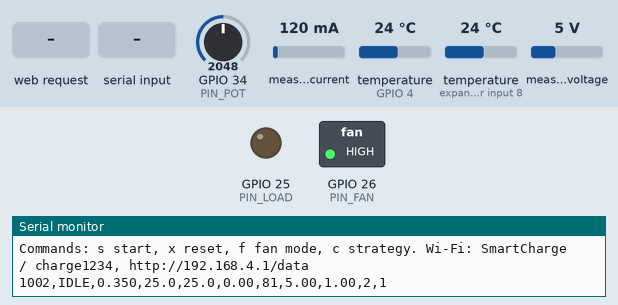
Recording of a sketch running on a simulated ESP32. Shown: switched loads named in the sketch (green lamp = pin HIGH), output pins drawn as LEDs (lit = HIGH), the last lines printed to the serial monitor. The inputs (shaded band) are chosen by the test bench; at power-on: temperature (sensors on GPIO 4, expander input 8) 24 °C, GPIO 34 (PIN_POT) = 2048, measured current 120 mA, measured voltage 5 V.

Above: at 1.2 s.
1.3 s: temperature (sensor on GPIO 4) set to 31.4 °C
3.3 s: temperature (sensor on GPIO 4) set to 32.6 °C
At 4.1 s:
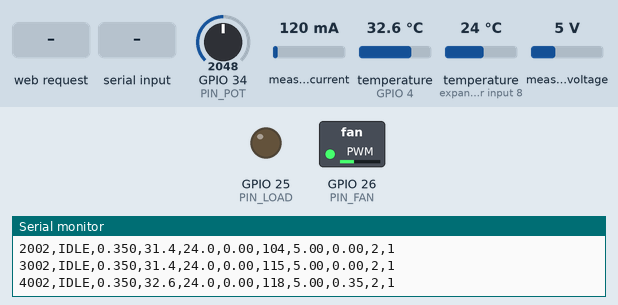
5.3 s: HTTP request GET /cmd?s=0 received
At 6.6 s:
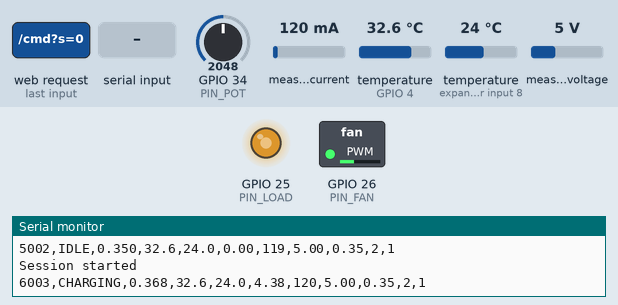
6.9 s: "c" received over Serial
At 7.9 s:
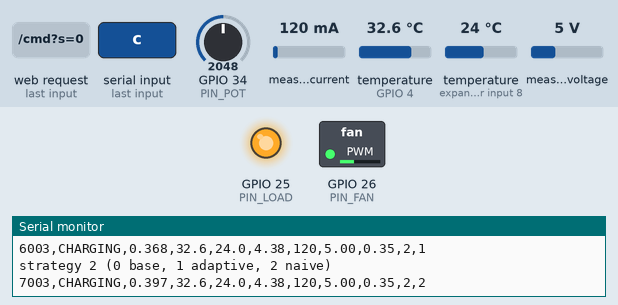
8.5 s: "f" received over Serial
At 9.2 s:
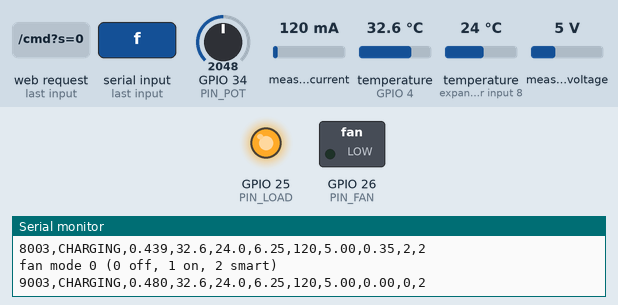
10.1 s: HTTP request GET /cmd?f=1 received
At 11.6 s:
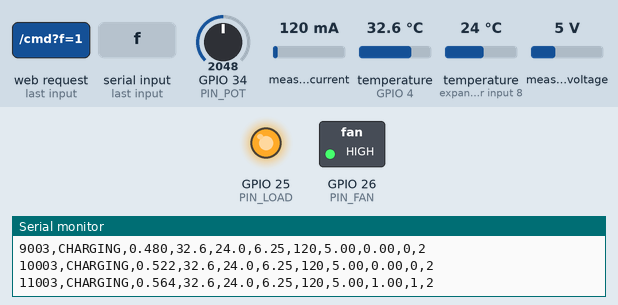
Timing chart, 0 to 18.1 s (numbered marks = the images above; inputs shaded):
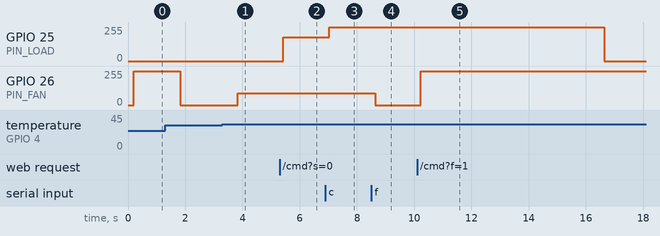

Measured:
- the behaviour switches between 32 and 32.1 °C on temperature (sensor on GPIO 4) (found by bisection; images 0 and 1)
- after the input at 3.3 s, GPIO 26 (PIN_FAN): 0/255 → 89/255 after 0.53 s
- after the input at 5.3 s, GPIO 25 (PIN_LOAD): 0/255 → 177/255 after 0.13 s
- after the input at 6.9 s, GPIO 25 (PIN_LOAD): 177/255 → 255/255 after 0.13 s
- after the input at 8.5 s, GPIO 26 (PIN_FAN): 89/255 → 0/255 after 0.13 s
- after the input at 10.1 s, GPIO 26 (PIN_FAN): 0/255 → 255/255 after 0.14 s

The sketch:

smartcharger_rig.ino
```cpp
// SmartCharge rig: low-voltage EV-charger prototype on an ESP32. NO real battery is charged.
// A power resistor (load) stands in for the heat of fast charging. The ESP32 picks a charging
// current from an emulated battery (pot = start SOC), drives the load with PWM, measures it with
// the INA219, reads temperature with DS18B20 sensors and runs a smart cooling fan.
//
// Libraries (Arduino Library Manager): OneWire, DallasTemperature, Adafruit INA219 (and its dependencies).
// Board: "ESP32 Dev Module" (esp32 by Espressif). Works with core 2.x and 3.x.
// NOT yet tested on hardware: test each part alone first (see hardware/wiring.md).
#include <Arduino.h>
#include <Wire.h>
#include <WiFi.h>
#include <WebServer.h>
#include <OneWire.h>
#include <DallasTemperature.h>
#include <Adafruit_INA219.h>

// ---------- pins ----------
const int PIN_ONEWIRE = 4;    // DS18B20 data (4.7k pull-up to 3.3V)
const int PIN_POT     = 34;   // emulated battery start SOC
const int PIN_PIR     = 27;   // "vehicle arrived" sensor
const int PIN_LOAD    = 25;   // MOSFET 1 gate: resistor load (charging power)
const int PIN_FAN     = 26;   // MOSFET 2 gate: cooling fan
// I2C for INA219: SDA 21, SCL 22

// ---------- PWM (works on core 2.x and 3.x) ----------
const int PWM_FREQ = 20000, PWM_BITS = 8, PWM_MAX = 255, CH_LOAD = 0, CH_FAN = 1;
#if defined(ESP_ARDUINO_VERSION_MAJOR) && ESP_ARDUINO_VERSION_MAJOR >= 3
  #define PWM_SETUP(pin, ch) ledcAttach(pin, PWM_FREQ, PWM_BITS)
  #define PWM_OUT(pin, ch, v) ledcWrite(pin, v)
#else
  #define PWM_SETUP(pin, ch) do { ledcSetup(ch, PWM_FREQ, PWM_BITS); ledcAttachPin(pin, ch); } while (0)
  #define PWM_OUT(pin, ch, v) ledcWrite(ch, v)
#endif

// ---------- virtual cell (same numbers as the Python model) ----------
const float CAP_AH = 2.5, R0 = 0.06, V_MAX = 4.2;
const float C_MAX_RATE = 2.5;                    // highest C-rate = 100% PWM
const float MAX_CMD_A = C_MAX_RATE * CAP_AH;     // 6.25 A virtual cell current at full PWM
const float SOC_END = 0.80;
const float TIMESCALE = 60.0;                    // 1 real second = 60 simulated seconds of charging

// ---------- thresholds (lower them for a cool room so the demo reacts) ----------
float T_WARN = 38.0, T_STOP = 45.0;              // derate above T_WARN, stop above T_STOP
float T_FAN_ON = 32.0, T_FAN_FULL = 40.0;        // smart fan ramp
const float FAN_W_MAX = 1.0;                     // watts at 100% duty (measure your fan)

enum State { IDLE, CHARGING, DONE, SAFETY };
const char* STATE_NAMES[] = {"IDLE", "CHARGING", "DONE", "SAFETY_STOP"};
State state = IDLE;
int fanMode = 2;                                 // 0 off, 1 always on, 2 smart
int strat = 1;                                   // 0 baseline 1C, 1 adaptive, 2 naive 2.5C

OneWire oneWire(PIN_ONEWIRE);
DallasTemperature sensors(&oneWire);
Adafruit_INA219 ina;
WebServer server(80);

float socSim = 0.4, cmdA = 0, fanDuty = 0, tHot = 25, tAir = 25, busV = 0, loadmA = 0, fanWh = 0, potSoc = 0.4;
bool tHotValid = false, inaOk = false;
uint32_t pirReadyAt = 0, sessionStart = 0;

// ---------- model ----------
float ocv(float s) { return 3.0 + 1.2 * s - 0.15 * expf(-12.0 * s) + 0.1 * s * s * s; }

float adaptiveCurrent(float soc, float T, float v) {
  float c;
  if (soc < 0.30) c = C_MAX_RATE; else if (soc < 0.60) c = C_MAX_RATE * 0.7; else if (soc < 0.80) c = C_MAX_RATE * 0.4; else c = 0.15;
  if (T > T_STOP) return 0;
  if (T > T_WARN) c *= (T_STOP - T) / (T_STOP - T_WARN);
  if (T < 10) c = fminf(c, 0.2f);
  if (v >= V_MAX) c *= 0.5;
  return c * CAP_AH;
}

float chooseCurrent() {
  float v = ocv(socSim);
  if (strat == 0) return (socSim < SOC_END) ? 1.0 * CAP_AH : 0;
  if (strat == 2) return (socSim < SOC_END) ? C_MAX_RATE * CAP_AH : 0;
  return adaptiveCurrent(socSim, tHot, v);
}

float chooseFan(bool tempOk) {
  if (fanMode == 0) return 0;
  if (fanMode == 1) return 1;
  if (!tempOk || state == SAFETY) return 1;
  float d = constrain((tHot - T_FAN_ON) / (T_FAN_FULL - T_FAN_ON), 0.0f, 1.0f);
  if (d > 0 && d < 0.35f) d = 0.35f;             // fans stall at very low duty
  return d;
}

// ---------- sensors ----------
void tempTask() {
  static uint32_t tReq = 0; static bool pending = false;
  uint32_t now = millis();
  if (!pending && now - tReq >= 1000) { sensors.requestTemperatures(); tReq = now; pending = true; }
  else if (pending && now - tReq >= 800) {
    float a = sensors.getTempCByIndex(0), b = sensors.getTempCByIndex(1);
    tHotValid = (a > -100 && a < 125);
    if (tHotValid) tHot = a;
    tAir = (b > -100 && b < 125) ? b : tHot;
    pending = false;
  }
}

void startSession() {
  if (!tHotValid) { Serial.println("Cannot start: no temperature reading"); return; }
  socSim = fmaxf(0.05f, potSoc); fanWh = 0; sessionStart = millis(); state = CHARGING;
  Serial.println("Session started");
}

void controlStep(float dt) {
  potSoc = fminf(0.70f, analogRead(PIN_POT) / 4095.0f * 0.70f);   // pot: 0..70% start SOC
  bool tempOk = tHotValid && tHot < 125;
  if (state == IDLE) {
    cmdA = 0; socSim = potSoc;
    if (millis() > pirReadyAt && digitalRead(PIN_PIR) == HIGH) startSession();
  } else if (state == CHARGING) {
    if (!tempOk || tHot > T_STOP) { state = SAFETY; cmdA = 0; }
    else {
      cmdA = fminf(chooseCurrent(), MAX_CMD_A);
      socSim += cmdA * dt * TIMESCALE / (3600.0f * CAP_AH);
      if (socSim >= SOC_END) { socSim = SOC_END; state = DONE; cmdA = 0; }
    }
  } else if (state == SAFETY) {
    cmdA = 0;
    if (tempOk && tHot < T_STOP - 5) state = CHARGING;
  } else { cmdA = 0; }

  fanDuty = chooseFan(tempOk);
  fanWh += FAN_W_MAX * fanDuty * dt / 3600.0f;
  PWM_OUT(PIN_LOAD, CH_LOAD, (int)(constrain(cmdA / MAX_CMD_A, 0.0f, 1.0f) * PWM_MAX));
  PWM_OUT(PIN_FAN, CH_FAN, (int)(fanDuty * PWM_MAX));
  if (inaOk) { busV = ina.getBusVoltage_V(); loadmA = 0.8f * loadmA + 0.2f * ina.getCurrent_mA(); }
}

// ---------- reporting ----------
String jsonData() {
  float vv = fminf(V_MAX, ocv(socSim) + cmdA * R0);
  char b[320];
  snprintf(b, sizeof(b),
    "{\"soc\":%.3f,\"temp\":%.1f,\"current\":%.2f,\"volt\":%.2f,\"air\":%.1f,\"fan\":%.2f,\"load_mA\":%.0f,\"bus_V\":%.2f,\"fan_Wh\":%.3f,\"state\":\"%s\",\"fan_mode\":%d,\"strategy\":%d}",
    socSim, tHot, cmdA, vv, tAir, fanDuty, loadmA, busV, fanWh, STATE_NAMES[state], fanMode, strat);
  return String(b);
}

void handleCmd() {
  if (server.hasArg("s")) startSession();
  if (server.hasArg("x")) { state = IDLE; cmdA = 0; }
  if (server.hasArg("f")) fanMode = (fanMode + 1) % 3;
  if (server.hasArg("c")) strat = (strat + 1) % 3;
  server.sendHeader("Access-Control-Allow-Origin", "*");
  server.send(200, "application/json", jsonData());
}

void handleSerial() {
  while (Serial.available()) {
    char ch = Serial.read();
    if (ch == 's') startSession();
    else if (ch == 'x') { state = IDLE; cmdA = 0; }
    else if (ch == 'f') { fanMode = (fanMode + 1) % 3; Serial.printf("fan mode %d (0 off, 1 on, 2 smart)\n", fanMode); }
    else if (ch == 'c') { strat = (strat + 1) % 3; Serial.printf("strategy %d (0 base, 1 adaptive, 2 naive)\n", strat); }
  }
}

void setup() {
  Serial.begin(115200);
  pinMode(PIN_PIR, INPUT);
  PWM_SETUP(PIN_LOAD, CH_LOAD); PWM_SETUP(PIN_FAN, CH_FAN);
  PWM_OUT(PIN_LOAD, CH_LOAD, 0); PWM_OUT(PIN_FAN, CH_FAN, 0);
  Wire.begin(21, 22);
  inaOk = ina.begin();
  if (inaOk) ina.setCalibration_32V_2A(); else Serial.println("INA219 not found: check wiring");
  sensors.begin(); sensors.setWaitForConversion(false);
  Serial.printf("DS18B20 sensors found: %d\n", sensors.getDeviceCount());
  WiFi.softAP("SmartCharge", "charge1234");
  server.on("/", []() { server.send(200, "text/html", "<h3>SmartCharge rig</h3><a href=/data>data</a> | <a href='/cmd?s=1'>start</a> | <a href='/cmd?x=1'>reset</a> | <a href='/cmd?f=1'>fan mode</a> | <a href='/cmd?c=1'>strategy</a>"); });
  server.on("/data", []() { server.sendHeader("Access-Control-Allow-Origin", "*"); server.send(200, "application/json", jsonData()); });
  server.on("/cmd", handleCmd);
  server.begin();
  pirReadyAt = millis() + 30000;                 // PIR needs about 30 s to settle after power-up
  Serial.println("ms,state,soc,tHot,tAir,cmd_A,load_mA,bus_V,fan,fanMode,strategy");
  Serial.println("Commands: s start, x reset, f fan mode, c strategy. Wi-Fi: SmartCharge / charge1234, http://192.168.4.1/data");
}

void loop() {
  server.handleClient();
  handleSerial();
  tempTask();
  static uint32_t lastCtl = 0, lastPrint = 0;
  uint32_t now = millis();
  if (now - lastCtl >= 200) { controlStep((now - lastCtl) / 1000.0f); lastCtl = now; }
  if (now - lastPrint >= 1000) {
    lastPrint = now;
    Serial.printf("%lu,%s,%.3f,%.1f,%.1f,%.2f,%.0f,%.2f,%.2f,%d,%d\n", (unsigned long)now, STATE_NAMES[state], socSim, tHot, tAir, cmdA, loadmA, busV, fanDuty, fanMode, strat);
  }
}
```
